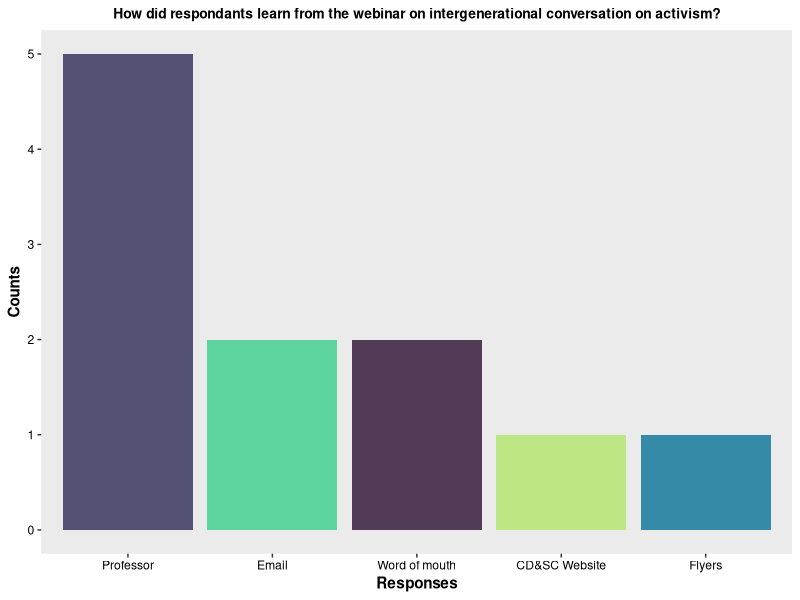
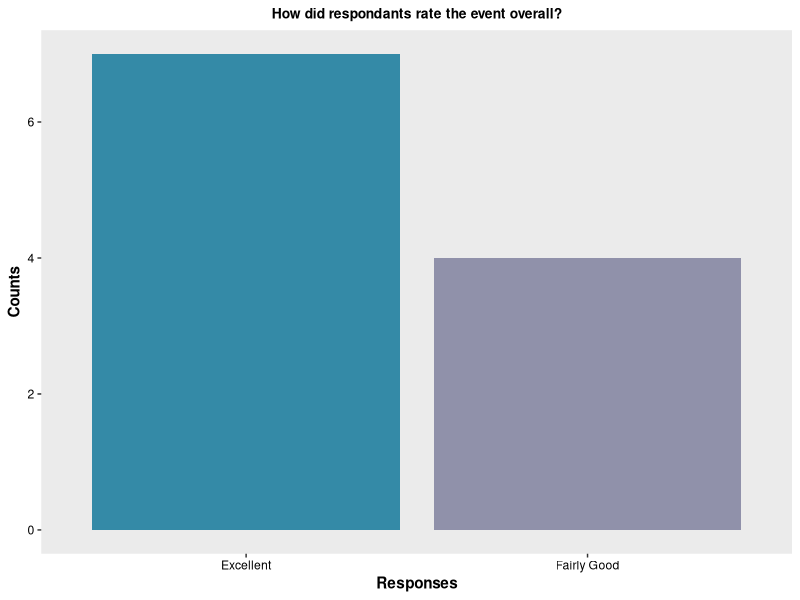
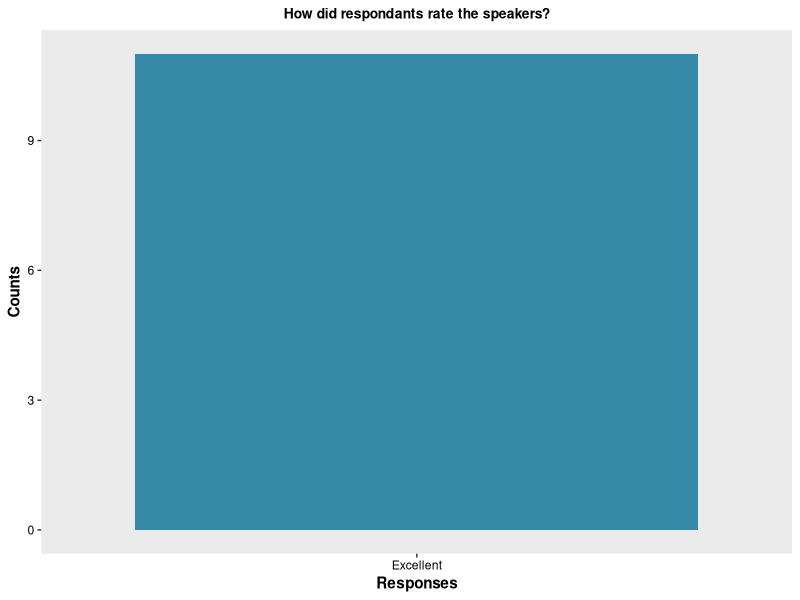
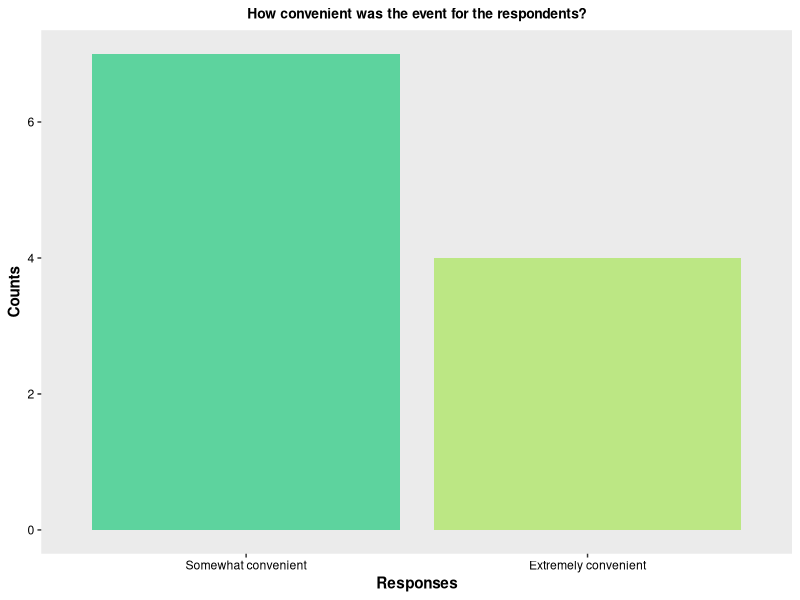
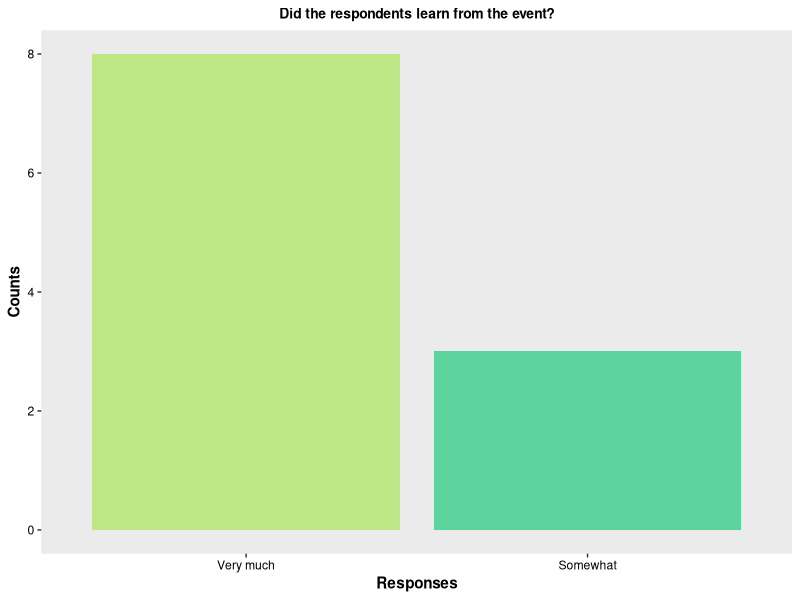
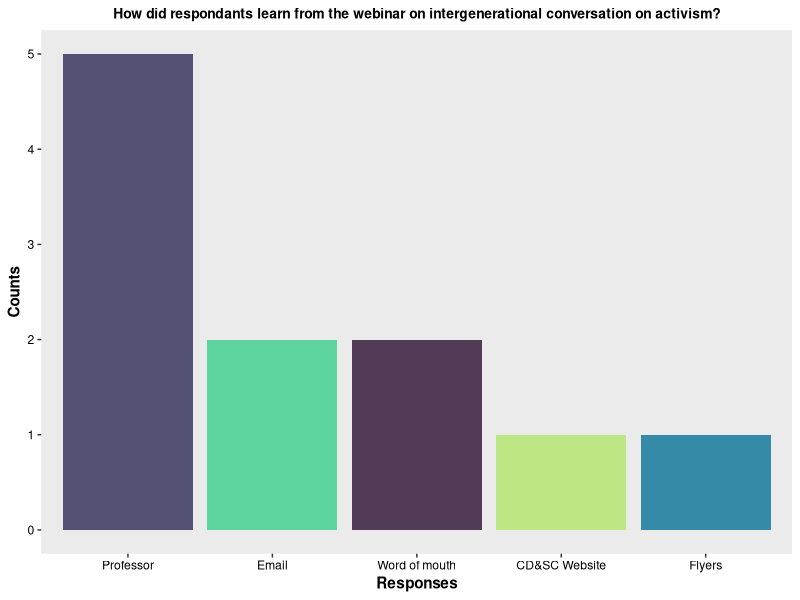
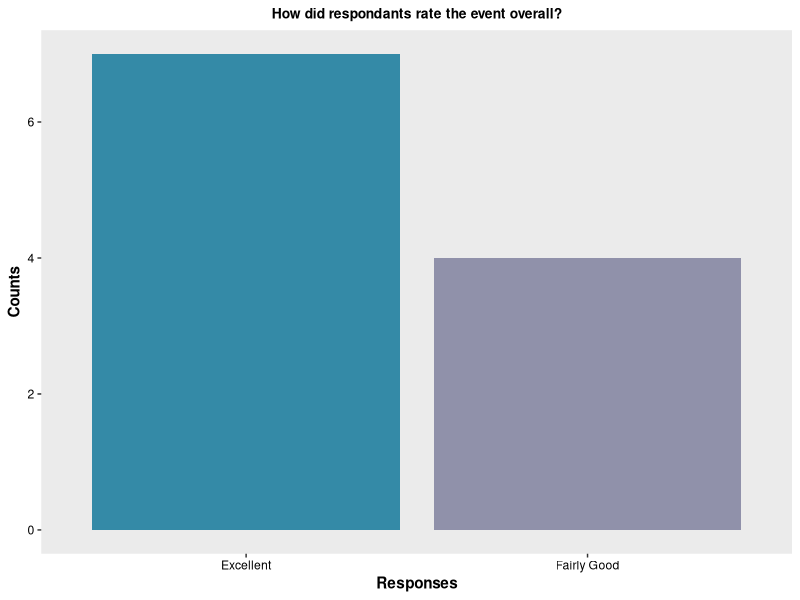
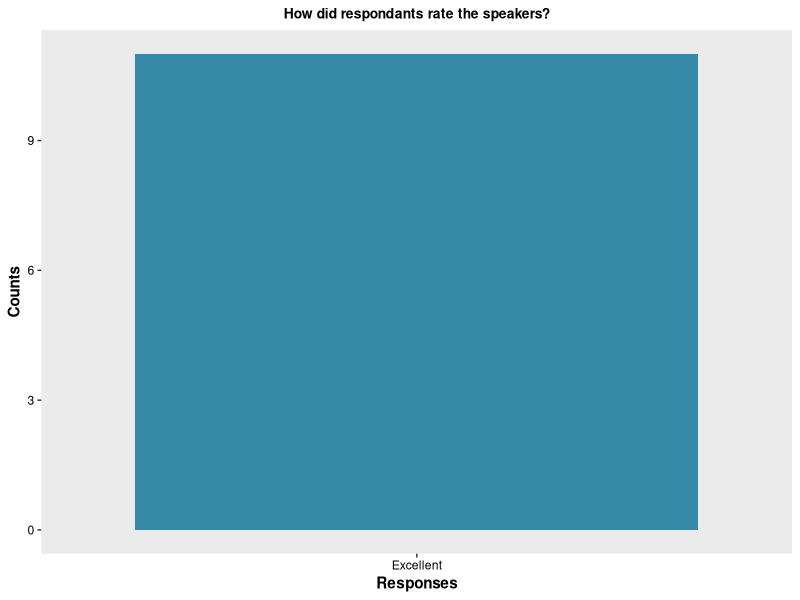

Reproduce these figures in R, in order.
#### Intergenerational Conversation Webinar ####
#### Created by: Vivian Vy Le ####
#### Updated on: 2022-08-07 ####

#### Load library ####
library(tidyverse)
library(here)
library(ggplot2)


#### Load data ####
intergen <- read_csv(here("Data", "intergenerational_convo.csv"))


#### View data ####
view(intergen)


#### Data analysis ####
intergen_clean <- intergen %>%
  select(participants, overall_rating, speaker_rating, advertisement, event_timing, audience_learning) %>%
  rowwise() %>%
  mutate(advertisement_choices = str_split(advertisement, pattern = ";")) %>%
  ungroup() %>%
  unnest(advertisement_choices)
view(intergen_clean)

advertisement_data <- intergen_clean %>%
  count(advertisement_choices)
view(advertisement_data)

data <- intergen_clean %>%
  mutate(overall_rating = factor(overall_rating,
                               levels = c("Excellent", "Fairly Good", "Not Good at All"))) %>%
  mutate(speaker_rating = factor(speaker_rating,
                                 levels = c("Excellent", "Fairly Good", "Not Good at All"))) %>%
  mutate(event_timing = factor(event_timing,
                               levels = c("Extremely convenient", "Somewhat convenient", "Not at all convenient"))) %>%
  mutate(audience_learning = factor(audience_learning,
                                    levels = c("Very much", "Somewhat", "Not much")))
view(data)

overall_rating <- data %>%
  count(overall_rating)

speaker_rating <- data %>%
  count(speaker_rating)

event_timing <- data %>%
  count(event_timing)

audience_data <- data %>%
  count(audience_learning)


#### plot ####
colorpal<- c("#BCE784", "#5DD39E", "#348AA7", "#525174", "#513B56", "#595A9F", "#9091AA")

advertisement_data %>%
  ggplot(aes(x = reorder(advertisement_choices, -n), y = n, fill = advertisement_choices)) +
  geom_col() +
  labs(title = "How did respondants learn from the webinar on intergenerational conversation on activism?",
       x = "Responses",
       y = "Counts") +
  theme(plot.title = element_text(hjust = 0.5,
                                  size = 10,
                                  face = "bold"),
        axis.title = element_text(face = "bold"),
        axis.text.x = element_text(color = "#000000"),
        axis.text.y = element_text(color = "#000000"),
        panel.grid.major = element_blank(),
        panel.grid.minor = element_blank()) +
  scale_fill_manual(values = colorpal) +
  guides(fill = FALSE)
ggsave(here("Output", "2021-2022", "intergenerational", "advertisement.png"), width = 8, height = 5)


overall_rating %>%
  ggplot(aes(x = reorder(overall_rating, -n), y = n, fill = overall_rating)) +
  geom_col() +
  labs(title = "How did respondants rate the event overall?",
       x = "Responses",
       y = "Counts") +
  theme(plot.title = element_text(hjust = 0.5,
                                  size = 10,
                                  face = "bold"),
        axis.title = element_text(face = "bold"),
        axis.text.x = element_text(color = "#000000"),
        axis.text.y = element_text(color = "#000000"),
        panel.grid.major = element_blank(),
        panel.grid.minor = element_blank()) +
  scale_fill_manual(values = c("#348AA7", "#9091AA")) +
  guides(fill = FALSE)
ggsave(here("Output","2021-2022", "intergenerational", "event_rating.png"), width = 6, height = 5)

speaker_rating %>%
  ggplot(aes(x = reorder(speaker_rating, -n), y = n, fill = speaker_rating)) +
  geom_col() +
  labs(title = "How did respondants rate the speakers?",
       x = "Responses",
       y = "Counts") +
  theme(plot.title = element_text(hjust = 0.5,
                                  size = 10,
                                  face = "bold"),
        axis.title = element_text(face = "bold"),
        axis.text.x = element_text(color = "#000000"),
        axis.text.y = element_text(color = "#000000"),
        panel.grid.major = element_blank(),
        panel.grid.minor = element_blank()) +
  scale_fill_manual(values = c("#348AA7", "#9091AA")) +
  guides(fill = FALSE)
ggsave(here("Output","2021-2022", "intergenerational", "speaker_rating.png"), width = 6, height = 5)

event_timing %>%
  ggplot(aes(x = reorder(event_timing, -n), y = n, fill = event_timing)) +
  geom_col() +
  labs(title = "How convenient was the event for the respondents?",
       x = "Responses",
       y = "Counts") +
  theme(plot.title = element_text(hjust = 0.5,
                                  size = 10,
                                  face = "bold"),
        axis.title = element_text(face = "bold"),
        axis.text.x = element_text(color = "#000000"),
        axis.text.y = element_text(color = "#000000"),
        panel.grid.major = element_blank(),
        panel.grid.minor = element_blank()) +
  scale_fill_manual(values = colorpal) +
  guides(fill = FALSE)
ggsave(here("Output", "2021-2022", "intergenerational", "convenience_of_event.png"), width = 6, height = 5)

audience_data %>%
  ggplot(aes(x = reorder(audience_learning, -n), y = n, fill = audience_learning)) +
  geom_col() +
  labs(title = "Did the respondents learn from the event?",
       x = "Responses",
       y = "Counts") +
  theme(plot.title = element_text(hjust = 0.5,
                                  size = 10,
                                  face = "bold"),
        axis.title = element_text(face = "bold"),
        axis.text.x = element_text(color = "#000000"),
        axis.text.y = element_text(color = "#000000"),
        panel.grid.major = element_blank(),
        panel.grid.minor = element_blank()) +
  scale_fill_manual(values = colorpal) +
  guides(fill = FALSE)
ggsave(here("Output","2021-2022", "intergenerational", "audience_learning.png"), width = 6, height = 5)
